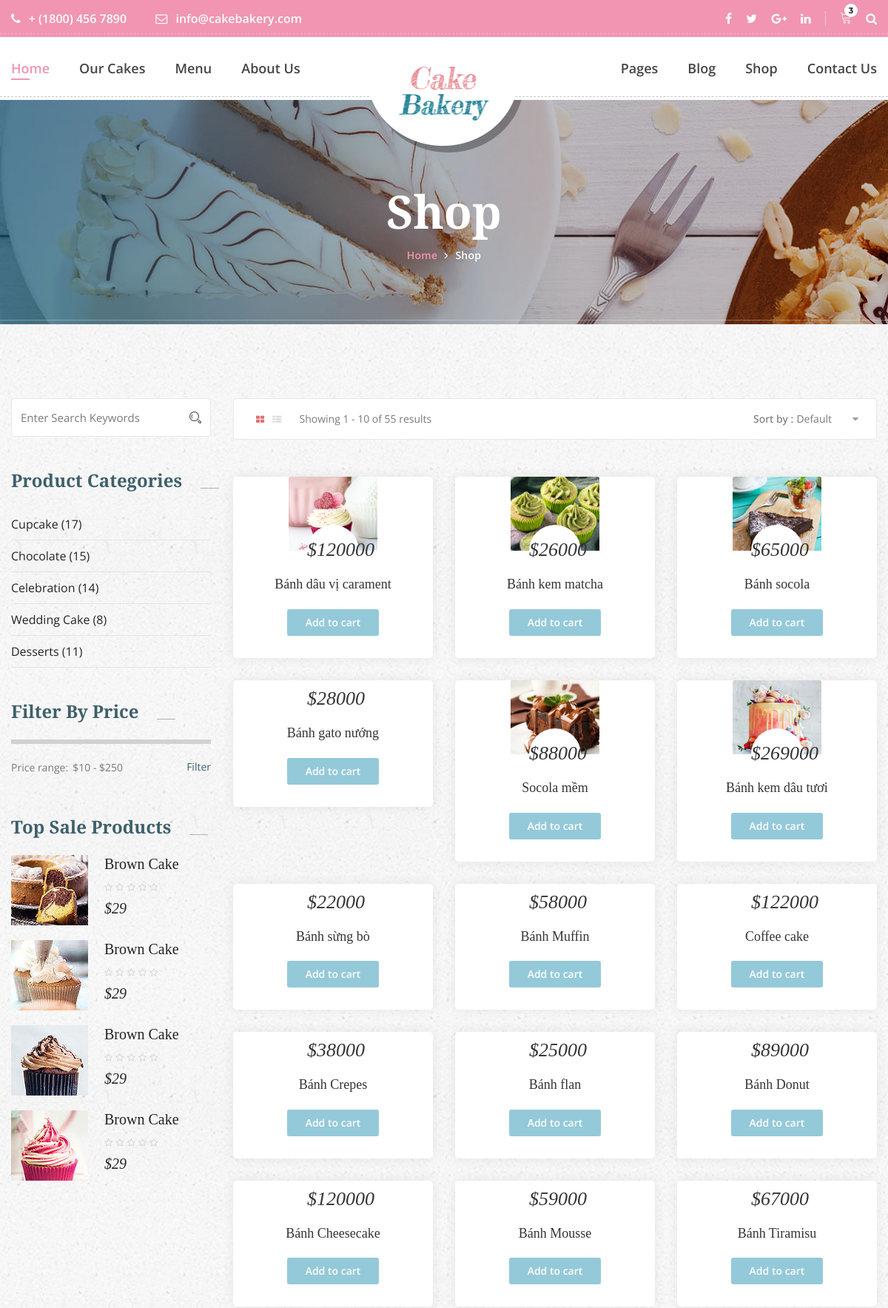
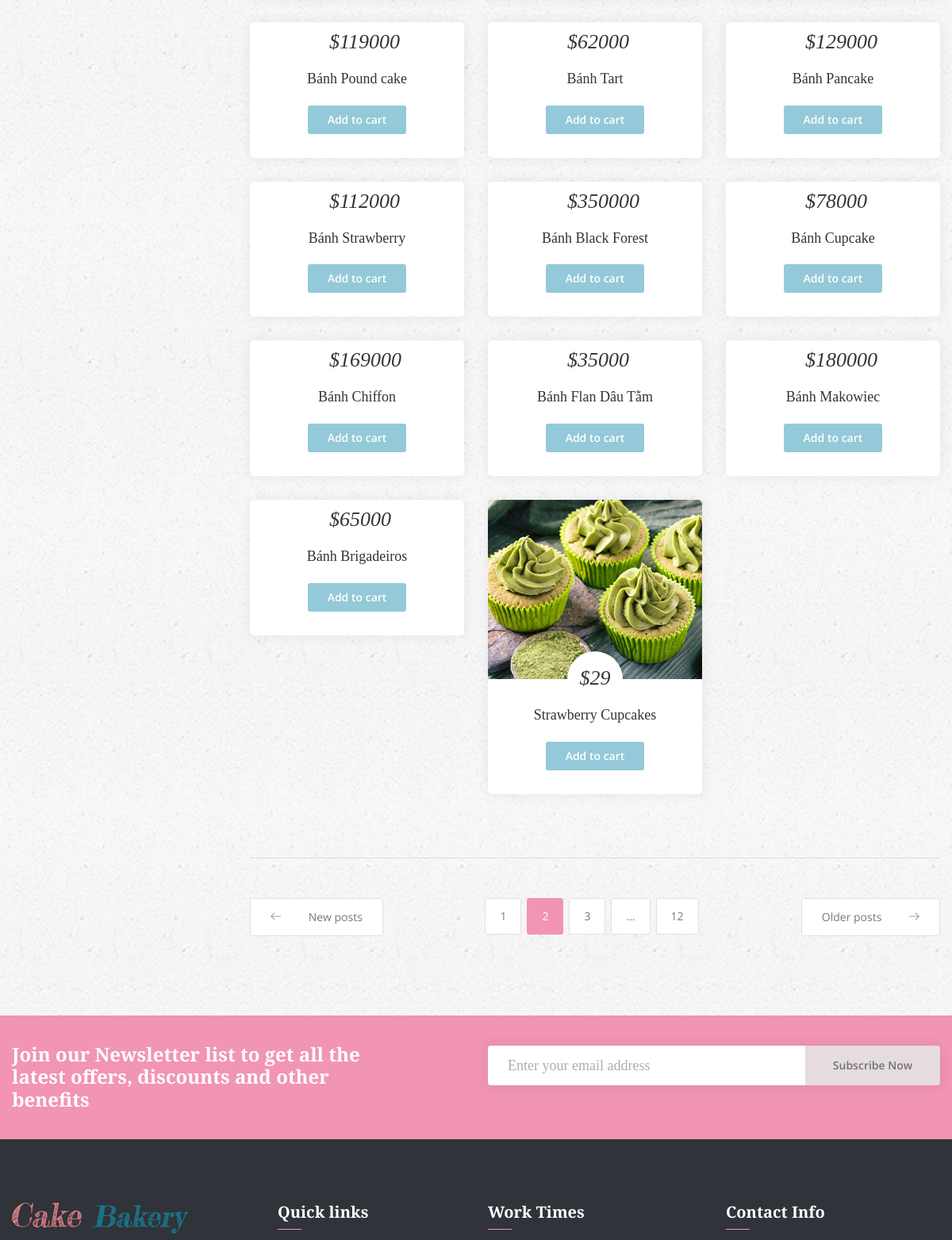
The page /shop.php (upper part) on the database its author committed (2 pictures, top to bottom).
### tables this page shows
CREATE TABLE IF NOT EXISTS `products` (
  `id` int(11) NOT NULL AUTO_INCREMENT,
  `name` varchar(100) NOT NULL,
  `manu_id` int(11) NOT NULL,
  `type_id` int(11) NOT NULL,
  `price` int(11) NOT NULL,
  `pro_image` varchar(150) NOT NULL,
  `description` text NOT NULL,
  `feature` tinyint(4) NOT NULL,
  `created_at` timestamp NOT NULL DEFAULT CURRENT_TIMESTAMP ON UPDATE CURRENT_TIMESTAMP,
  PRIMARY KEY (`id`)
);

### models/ProductModel.php (called while the page is built)
<?php
require_once 'BaseModel.php';
class ProductModel extends BaseModel
{
    public function getProducts()
    {
        $sql = 'SELECT * FROM products';
        $products = $this->select($sql);
        return $products;
    }
}

### models/BaseModel.php (called while the page is built, shortened)
<?php
abstract class BaseModel {
    protected static $_connection;
    public function __construct() {
        if (!isset(self::$_connection)) {
            self::$_connection = mysqli_connect(DB_HOST, DB_USER, DB_PASSWORD, DB_NAME, DB_PORT);
        }
    }
    protected function query($sql) {
        $result = self::$_connection->query($sql);
        return $result;
    }
    protected function select($sql) {
        $result = $this->query($sql);
        $rows = [];
        if (!empty($result)) {
            while ($row = $result->fetch_assoc()) {
                $rows[] = $row;
            }
        }
        return $rows;
    }
}

### shop.php (the view, shortened to what this page needs)
<?php
	require_once 'models/ProductModel.php';
	$productModel = new ProductModel();
	$products = $productModel->getProducts();
?>
<!DOCTYPE html>
<html lang="en">
<?php include_once("views/head.php");?>
    <body>
		<?php include_once("views/header.php");?>
        <section class="banner_area">
        	<div class="container">
        		<div class="banner_text">
        			<h3>Shop</h3>
        			<ul>
        				<li><a href="index.php">Home</a></li>
        				<li><a href="shop.php">Shop</a></li>
        			</ul>
        		</div>
        	</div>
        </section>
        <section class="product_area p_100">
        	<div class="container">
        		<div class="row product_inner_row">
        			<div class="col-lg-9">
        				<div class="row m0 product_task_bar">
							<div class="product_task_inner">
								<div class="float-left">
									<a class="active" href="#"><i class="fa fa-th-large" aria-hidden="true"></i></a>
									<a href="#"><i class="fa fa-th-list" aria-hidden="true"></i></a>
									<span>Showing 1 - 10 of 55 results</span>
								</div>
								<div class="float-right">
									<h4>Sort by :</h4>
								</div>
							</div>
        				</div>
        				<div class="row product_item_inner">
							<?php foreach ($products as $product) { ?>
        					<div class="col-lg-4 col-md-4 col-6">
        						<div class="cake_feature_item">
									<div class="cake_img">
										<img src="public/img/product/<?= $product['pro_image'] ?>" with="100" height="100">
									</div>
									<div class="cake_text">
										<h4>$<?= $product['price']?></h4>
										<h3><?= $product['name']?></h3>
										<a class="pest_btn" href="#">Add to cart</a>
									</div>
								</div>
        					</div>
							<?php } ?>
        					<div class="col-lg-4 col-md-4 col-6">
        						<div class="cake_feature_item">
									<div class="cake_img">
										<img src="img/cake-feature/c-feature-2.jpg" alt="">
									</div>
									<div class="cake_text">
										<h4>$29</h4>
										<h3>Strawberry Cupcakes</h3>
										<a class="pest_btn" href="#">Add to cart</a>
									</div>
								</div>
        					</div>
        				</div>
        				<div class="product_pagination">
        					<div class="left_btn">
        						<a href="#"><i class="lnr lnr-arrow-left"></i> New posts</a>
        					</div>
        					<div class="middle_list">
								<nav aria-label="Page navigation example">
									<ul class="pagination">
									<li class="page-item"><a class="page-link" href="#">1</a></li>
									<li class="page-item active"><a class="page-link" href="#">2</a></li>
									<li class="page-item"><a class="page-link" href="#">3</a></li>
									<li class="page-item"><a class="page-link" href="#">...</a></li>
									<li class="page-item"><a class="page-link" href="#">12</a></li>
									</ul>
								</nav>
        					</div>
        					<div class="right_btn"><a href="#">Older posts <i class="lnr lnr-arrow-right"></i></a></div>
        				</div>
        			</div>
        			<div class="col-lg-3">
        				<div class="product_left_sidebar">
        					<aside class="left_sidebar search_widget">
        						<div class="input-group">
									<input type="text" class="form-control" placeholder="Enter Search Keywords">
									<div class="input-group-append">
										<button class="btn" type="button"><i class="icon icon-Search"></i></button>
									</div>
								</div>
        					</aside>
        					<aside class="left_sidebar p_catgories_widget">
        						<div class="p_w_title">
        							<h3>Product Categories</h3>
        						</div>
        						<ul class="list_style">
        							<li><a href="#">Cupcake (17)</a></li>
        							<li><a href="#">Chocolate (15)</a></li>
        							<li><a href="#">Celebration (14)</a></li>
        							<li><a href="#">Wedding Cake (8)</a></li>
        							<li><a href="#">Desserts (11)</a></li>
        						</ul>
        					</aside>
        					<aside class="left_sidebar p_price_widget">
        						<div class="p_w_title">
        							<h3>Filter By Price</h3>
        						</div>
        						<div class="filter_price">
									<div id="slider-range"></div>
       								<label for="amount">Price range:</label>
									<input type="text" id="amount" readonly />
       								<a href="#">Filter</a>
        						</div>
        					</aside>
        					<aside class="left_sidebar p_sale_widget">
        						<div class="p_w_title">
        							<h3>Top Sale Products</h3>
        						</div>
        						<div class="media">
        							<div class="d-flex">
        								<img src="img/product/sale-product/s-product-1.jpg" alt="">
        							</div>
        							<div class="media-body">
        								<a href="#"><h4>Brown Cake</h4></a>
        								<ul class="list_style">
        									<li><a href="#"><i class="fa fa-star-o"></i></a></li>
        									<li><a href="#"><i class="fa fa-star-o"></i></a></li>
        									<li><a href="#"><i class="fa fa-star-o"></i></a></li>
        									<li><a href="#"><i class="fa fa-star-o"></i></a></li>
        									<li><a href="#"><i class="fa fa-star-o"></i></a></li>
        								</ul>
        								<h5>$29</h5>
        							</div>
        						</div>
        						<div class="media">
        							<div class="d-flex">
        								<img src="img/product/sale-product/s-product-2.jpg" alt="">
        							</div>
        							<div class="media-body">
        								<a href="#"><h4>Brown Cake</h4></a>
        								<ul class="list_style">
        									<li><a href="#"><i class="fa fa-star-o"></i></a></li>
        									<li><a href="#"><i class="fa fa-star-o"></i></a></li>
        									<li><a href="#"><i class="fa fa-star-o"></i></a></li>
        									<li><a href="#"><i class="fa fa-star-o"></i></a></li>
        									<li><a href="#"><i class="fa fa-star-o"></i></a></li>
        								</ul>
        								<h5>$29</h5>
        							</div>
        						</div>
        						<div class="media">
        							<div class="d-flex">
        								<img src="img/product/sale-product/s-product-3.jpg" alt="">
        							</div>
        							<div class="media-body">
        								<a href="#"><h4>Brown Cake</h4></a>
        								<ul class="list_style">
        									<li><a href="#"><i class="fa fa-star-o"></i></a></li>
        									<li><a href="#"><i class="fa fa-star-o"></i></a></li>
        									<li><a href="#"><i class="fa fa-star-o"></i></a></li>
        									<li><a href="#"><i class="fa fa-star-o"></i></a></li>
        									<li><a href="#"><i class="fa fa-star-o"></i></a></li>
        								</ul>
        								<h5>$29</h5>
        							</div>
        						</div>
        						<div class="media">
        							<div class="d-flex">
        								<img src="img/product/sale-product/s-product-4.jpg" alt="">
        							</div>
        							<div class="media-body">
        								<a href="#"><h4>Brown Cake</h4></a>
        								<ul class="list_style">
        									<li><a href="#"><i class="fa fa-star-o"></i></a></li>
        									<li><a href="#"><i class="fa fa-star-o"></i></a></li>
        									<li><a href="#"><i class="fa fa-star-o"></i></a></li>
        									<li><a href="#"><i class="fa fa-star-o"></i></a></li>
        									<li><a href="#"><i class="fa fa-star-o"></i></a></li>
        								</ul>
        								<h5>$29</h5>
        							</div>
        						</div>
        					</aside>
        				</div>
        			</div>
        		</div>
        	</div>
        </section>
		<?php include_once("views/layouts/news.php");?>
        <?php include_once("views/layouts/footer.php");?>
		<?php include_once("views/footer.php");?>
    </body>
</html>

### views/head.php (shortened to what this page needs)
<head>
        <link href="public/css/font-awesome.min.css" rel="stylesheet">
        <link href="public/vendors/linearicons/style.css" rel="stylesheet">
        <link href="public/vendors/flat-icon/flaticon.css" rel="stylesheet">
        <link href="public/vendors/stroke-icon/style.css" rel="stylesheet">
        <link href="public/css/bootstrap.min.css" rel="stylesheet">
        <link href="public/vendors/revolution/css/settings.css" rel="stylesheet">
        <link href="public/vendors/revolution/css/layers.css" rel="stylesheet">
        <link href="public/vendors/revolution/css/navigation.css" rel="stylesheet">
        <link href="public/vendors/animate-css/animate.css" rel="stylesheet">
        <link href="public/vendors/owl-carousel/owl.carousel.min.css" rel="stylesheet">
        <link href="public/vendors/datetime-picker/css/bootstrap-datetimepicker.min.css" rel="stylesheet">
        <link href="public/vendors/nice-select/css/nice-select.css" rel="stylesheet">
        <link href="public/vendors/magnifc-popup/magnific-popup.css" rel="stylesheet">
        <link href="public/css/style.css" rel="stylesheet">
        <link href="public/css/responsive.css" rel="stylesheet">
</head>

### views/header.php (shortened to what this page needs)
<header class="main_header_area">
    <div class="top_header_area row m0">
        <div class="container">
            <div class="float-left">
                <a href="tell:+18004567890"><i class="fa fa-phone" aria-hidden="true"></i> + (1800) 456 7890</a>
                <a href="mainto:info@cakebakery.com"><i class="fa fa-envelope-o" aria-hidden="true"></i>
                    info@cakebakery.com</a>
            </div>
            <div class="float-right">
                <ul class="h_social list_style">
                    <li><a href="#"><i class="fa fa-facebook"></i></a></li>
                    <li><a href="#"><i class="fa fa-twitter"></i></a></li>
                    <li><a href="#"><i class="fa fa-google-plus"></i></a></li>
                    <li><a href="#"><i class="fa fa-linkedin"></i></a></li>
                </ul>
                <ul class="h_search list_style">
                    <li class="shop_cart"><a href="#"><i class="lnr lnr-cart"></i></a></li>
                    <li><a class="popup-with-zoom-anim" href="#test-search"><i class="fa fa-search"></i></a></li>
                </ul>
            </div>
        </div>
    </div>
    <div class="main_menu_area">
        <div class="container">
            <nav class="navbar navbar-expand-lg navbar-light bg-light">
                <a class="navbar-brand" href="index.html">
                    <img src="img/logo.png" alt="">
                </a>
                <div class="collapse navbar-collapse" id="navbarSupportedContent">
                    <ul class="navbar-nav mr-auto">
                        <li class="dropdown submenu active">
                            <a class="dropdown-toggle" data-toggle="dropdown" href="#" role="button"
                                aria-haspopup="true" aria-expanded="false">Home</a>
                        </li>
                        <li><a href="cake.html">Our Cakes</a></li>
                        <li><a href="menu.html">Menu</a></li>
                        <li class="dropdown submenu">
                            <a class="dropdown-toggle" data-toggle="dropdown" href="#" role="button"
                                aria-haspopup="true" aria-expanded="false">About Us</a>
                        </li>
                    </ul>
                    <ul class="navbar-nav justify-content-end">
                        <li class="dropdown submenu">
                            <a class="dropdown-toggle" data-toggle="dropdown" href="#" role="button"
                                aria-haspopup="true" aria-expanded="false">Pages</a>
                        </li>
                        <li class="dropdown submenu">
                            <a class="dropdown-toggle" data-toggle="dropdown" href="#" role="button"
                                aria-haspopup="true" aria-expanded="false">Blog</a>
                        </li>
                        <li class="dropdown submenu">
                            <a class="dropdown-toggle" data-toggle="dropdown" href="#" role="button"
                                aria-haspopup="true" aria-expanded="false">Shop</a>
                        </li>
                        <li><a href="contact.html">Contact Us</a></li>
                    </ul>
                </div>
            </nav>
        </div>
    </div>
</header>

### views/layouts/news.php
<section class="newsletter_area">
    <div class="container">
        <div class="row newsletter_inner">
            <div class="col-lg-6">
                <div class="news_left_text">
                    <h4>Join our Newsletter list to get all the latest offers, discounts and other benefits</h4>
                </div>
            </div>
            <div class="col-lg-6">
                <div class="newsletter_form">
                    <div class="input-group">
                        <input type="text" class="form-control" placeholder="Enter your email address">
                        <div class="input-group-append">
                            <button class="btn btn-outline-secondary" type="button">Subscribe Now</button>
                        </div>
                    </div>
                </div>
            </div>
        </div>
    </div>
</section>

### views/layouts/footer.php (shortened to what this page needs)
<footer class="footer_area">
    <div class="footer_widgets">
        <div class="container">
            <div class="row footer_wd_inner">
                <div class="col-lg-3 col-6">
                    <aside class="f_widget f_about_widget">
                        <img src="img/footer-logo.png" alt="">
                    </aside>
                </div>
                <div class="col-lg-3 col-6">
                    <aside class="f_widget f_link_widget">
                        <div class="f_title">
                            <h3>Quick links</h3>
                        </div>
                    </aside>
                </div>
                <div class="col-lg-3 col-6">
                    <aside class="f_widget f_link_widget">
                        <div class="f_title">
                            <h3>Work Times</h3>
                        </div>
                    </aside>
                </div>
                <div class="col-lg-3 col-6">
                    <aside class="f_widget f_contact_widget">
                        <div class="f_title">
                            <h3>Contact Info</h3>
                        </div>
                    </aside>
                </div>
            </div>
        </div>
    </div>
</footer>

### rows shown on the page
products: pro_image (picture), price "120000", name "Bánh dâu vị carament"
products: pro_image (picture), price "26000", name "Bánh kem matcha"
products: pro_image (picture), price "65000", name "Bánh socola"
products: price "28000", name "Bánh gato nướng"
products: pro_image (picture), price "88000", name "Socola mềm"
products: pro_image (picture), price "269000", name "Bánh kem dâu tươi"
products: price "22000", name "Bánh sừng bò"
products: price "58000", name "Bánh Muffin"
products: price "122000", name "Coffee cake"
products: price "38000", name "Bánh Crepes"
products: price "25000", name "Bánh flan"
products: price "89000", name "Bánh Donut"
products: price "120000", name "Bánh Cheesecake"
products: price "59000", name "Bánh Mousse"
products: price "67000", name "Bánh Tiramisu"
products: price "119000", name "Bánh Pound cake"
products: price "62000", name "Bánh Tart"
products: price "129000", name "Bánh Pancake"
products: price "112000", name "Bánh Strawberry"
products: price "350000", name "Bánh Black Forest"
products: price "78000", name "Bánh Cupcake"
products: price "169000", name "Bánh Chiffon"
products: price "35000", name "Bánh Flan Dâu Tằm"
products: price "180000", name "Bánh Makowiec"
products: price "65000", name "Bánh Brigadeiros"
